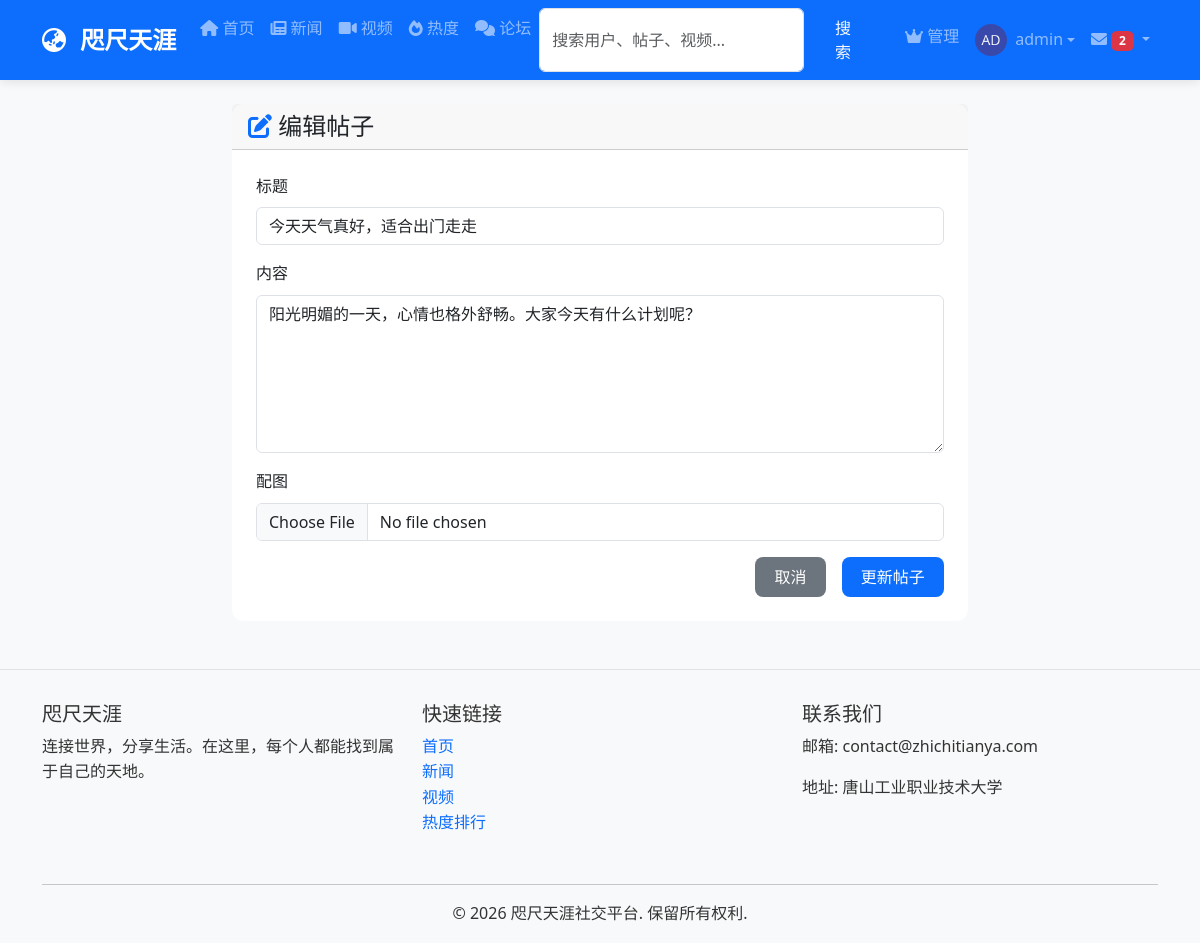
The app's page /edit_post/1 (signed in) with its own data.
### python_web_project/models/__init__.py (models this page shows, shortened)
class User(UserMixin, db.Model):
    __tablename__ = 'users'
    id = db.Column(db.Integer, primary_key=True)
    username = db.Column(db.String(80), unique=True, nullable=False)
    email = db.Column(db.String(120), unique=True, nullable=False)
    password_hash = db.Column(db.String(120), nullable=False)
    avatar = db.Column(db.String(200), default='default_avatar.png')
    bio = db.Column(db.Text, default='')
    location = db.Column(db.String(100))
    website = db.Column(db.String(200))
    is_active = db.Column(db.Boolean, default=True)  # 用户是否被封禁
    is_banned = db.Column(db.Boolean, default=False)  # 是否被完全封禁
    can_post = db.Column(db.Boolean, default=True)    # 是否可以发帖
    can_video = db.Column(db.Boolean, default=True)   # 是否可以发视频
    can_comment = db.Column(db.Boolean, default=True)  # 是否可以评论
    is_admin = db.Column(db.Boolean, default=False)   # 是否为管理员
    join_date = db.Column(FlexibleDateTime, default=datetime.now)
    last_seen = db.Column(FlexibleDateTime, default=datetime.now)
    posts = db.relationship('Post', backref='author',
                            lazy=True, foreign_keys='Post.author_id')
    videos = db.relationship('Video', backref='uploader',
                             lazy=True, foreign_keys='Video.uploader_id')
    comments = db.relationship(
        'Comment', lazy=True, foreign_keys='Comment.author_id')
    sent_messages = db.relationship(
        'Message', backref='sender', lazy=True, foreign_keys='Message.sender_id')
    received_messages = db.relationship(
        'Message', backref='recipient', lazy=True, foreign_keys='Message.recipient_id')
    followers = db.relationship(
        'User', secondary='follows',
        primaryjoin='(Follows.followed_id == User.id)',  # 被关注的人
        secondaryjoin='(Follows.follower_id == User.id)',  # 关注者
        backref=db.backref('followed', lazy='dynamic'),
        lazy='dynamic'
    )
    post_likes = db.relationship('PostLike', backref='user', lazy=True)
    video_likes = db.relationship('VideoLike', backref='user', lazy=True)
    def unread_messages_count(self):
        return Message.query.filter_by(
            recipient_id=self.id,
            is_read=False
        ).count()

class Post(db.Model):
    __tablename__ = 'posts'
    id = db.Column(db.Integer, primary_key=True)
    title = db.Column(db.String(200), nullable=False)
    content = db.Column(db.Text, nullable=False)
    image_url = db.Column(db.String(200))  # 帖子配图
    video_url = db.Column(db.String(200))  # 帖子视频
    timestamp = db.Column(FlexibleDateTime, index=True,
                          default=datetime.now)
    updated_at = db.Column(FlexibleDateTime, default=datetime.now)  # 最后更新时间
    author_id = db.Column(db.Integer, db.ForeignKey('users.id'))
    likes_count = db.Column(db.Integer, default=0)
    comments_count = db.Column(db.Integer, default=0)
    post_comments = db.relationship(
        'Comment', lazy=True, foreign_keys='Comment.post_id')
    likes = db.relationship('PostLike', backref='post', lazy=True)

### python_web_project/app.py (the view, shortened to what this page needs)
@app.route('/edit_post/<int:post_id>', methods=['GET', 'POST'])
@login_required
def edit_post(post_id):
    post = Post.query.get_or_404(post_id)
    if post.author != current_user and not current_user.is_admin:
        flash('您没有权限编辑此帖子', 'danger')
        return redirect(url_for('post_detail', post_id=post_id))
    form = PostForm(obj=post)
    return render_template('edit_post.html', form=form, post=post)

### python_web_project/forms/__init__.py
class PostForm(FlaskForm):
    title = StringField('标题', validators=[DataRequired(), Length(1, 200)])
    content = TextAreaField('内容', validators=[DataRequired()])
    image = FileField('配图', validators=[FileAllowed(
        ['jpg', 'png', 'jpeg'], '只支持图片文件!')])
    video = FileField('视频', validators=[FileAllowed(
        ['mp4', 'avi', 'mov', 'wmv', 'mkv', 'webm'], '只支持视频文件!')])
    submit = SubmitField('发布动态')

### python_web_project/app.py (called while the page is built)
@login_manager.user_loader
def load_user(user_id):
    return User.query.get(int(user_id))

@app.before_request
def check_user_permissions():
    if current_user.is_authenticated:
        if current_user.is_banned:
            from flask_login import logout_user
            logout_user()
            flash('您的账户已被封禁，请联系管理员解封。', 'danger')
            return redirect(url_for('login'))
        request_path = request.path
        if not current_user.can_post and request_path in ['/create_post', '/edit_post']:
            flash('您的发帖功能已被封禁，请联系管理员解封。', 'danger')
            return redirect(url_for('index'))
        if not current_user.can_video and request_path in ['/upload_video', '/edit_video']:
            flash('您的视频上传功能已被封禁，请联系管理员解封。', 'danger')
            return redirect(url_for('index'))
        if not current_user.can_comment and 'add_comment' in request_path:
            flash('您的评论功能已被封禁，请联系管理员解封。', 'danger')
            return redirect(request.referrer or url_for('index'))

@app.template_global()
def get_avatar_url(avatar_filename):
    if not avatar_filename:
        return "/static/uploads/avatars/default_avatar.png"
    avatar_filename = avatar_filename.replace('/static/uploads/avatars/', '').replace(
        'static/uploads/avatars/', '').replace('uploads/avatars/', '')
    return f"/static/uploads/avatars/{avatar_filename}"

@app.context_processor
def inject_news_utils():
    def get_last_news_update():
        """获取最新新闻的更新时间"""
        latest_news = News.query.order_by(News.timestamp.desc()).first()
        if latest_news:
            return latest_news.timestamp.strftime('%Y-%m-%d %H:%M')
        return None
    return dict(get_last_news_update=get_last_news_update)

### python_web_project/models/__init__.py (called while the page is built, shortened)
    def process_result_value(self, value, dialect):
        if value is None or value == '':
            return datetime.now()  # 使用本地时间
        return value

### python_web_project/templates/edit_post.html (shortened to what this page needs)
{% extends "base.html" %} {% block title %}编辑帖子 - 咫尺天涯{% endblock %} {%
block content %}
<div class="container mt-4">
  <div class="row justify-content-center">
    <div class="col-md-8">
      <div class="card">
        <div class="card-header">
          <h4 class="mb-0">
            <i class="fas fa-edit text-primary"></i> 编辑帖子
          </h4>
        </div>
        <div class="card-body">
          <form method="POST" enctype="multipart/form-data">
            <div class="mb-3">
              {{ form.title.label(class="form-label") }} {{
              form.title(class="form-control" + (" is-invalid" if
              form.title.errors else "")) }}
            </div>
            <div class="mb-3">
              {{ form.content.label(class="form-label") }} {{
              form.content(class="form-control", rows="6",
              placeholder="分享您的想法...") }}
            </div>
            <div class="mb-3">
              {{ form.image.label(class="form-label") }} {{
              form.image(class="form-control") }}
            </div>
            <div class="d-grid gap-2 d-md-flex justify-content-md-end">
              <a
                href="{{ url_for('profile', username=current_user.username) }}"
                class="btn btn-secondary me-md-2"
                >取消</a
              >
              <button type="submit" class="btn btn-primary">更新帖子</button>
            </div>
          </form>
        </div>
      </div>
    </div>
  </div>
</div>
{% endblock %}

### python_web_project/templates/base.html (shortened to what this page needs)
<!DOCTYPE html>
<html lang="zh-CN">
  <head>
    <link
      href="{{ url_for('static', filename='css/bootstrap.min.css') }}"
      rel="stylesheet"
    />
    <link
      rel="stylesheet"
      href="{{ url_for('static', filename='css/style.css') }}"
    />
    <link
      rel="stylesheet"
      href="https://cdnjs.cloudflare.com/ajax/libs/font-awesome/6.0.0/css/all.min.css"
    />
  </head>
  <body>
    <nav class="navbar navbar-expand-lg navbar-dark bg-primary sticky-top">
      <div class="container">
        <a class="navbar-brand" href="{{ url_for('index') }}">
          <i class="fas fa-globe-asia me-2"></i> 咫尺天涯
        </a>
        <div class="collapse navbar-collapse" id="navbarNav">
          <ul class="navbar-nav me-auto">
            <li class="nav-item">
              <a class="nav-link" href="{{ url_for('index') }}"
                ><i class="fas fa-home"></i> 首页</a
              >
            </li>
            <li class="nav-item">
              <a class="nav-link" href="{{ url_for('news') }}"
                ><i class="fas fa-newspaper"></i> 新闻</a
              >
            </li>
            <li class="nav-item">
              <a class="nav-link" href="{{ url_for('videos') }}"
                ><i class="fas fa-video"></i> 视频</a
              >
            </li>
            <li class="nav-item">
              <a class="nav-link" href="{{ url_for('trending') }}"
                ><i class="fas fa-fire"></i> 热度</a
              >
            </li>
            <li class="nav-item">
              <a class="nav-link" href="{{ url_for('forum') }}"
                ><i class="fas fa-comments"></i> 论坛</a
              >
            </li>
            <li class="nav-item">
              <form
                class="d-flex"
                action="{{ url_for('search') }}"
                method="get"
              >
                <input
                  class="form-control me-2"
                  type="search"
                  name="q"
                  placeholder="搜索用户、帖子、视频..."
                  aria-label="Search"
                />
                <button class="btn btn-outline-light" type="submit">
                  搜索
                </button>
              </form>
            </li>
          </ul>
          <ul class="navbar-nav ms-auto">
            {% if current_user.is_authenticated %} {% if current_user.is_admin
            %}
            <li class="nav-item">
              <a class="nav-link" href="{{ url_for('admin') }}"
                ><i class="fas fa-crown"></i> 管理</a
              >
            </li>
            {% endif %}
            <li class="nav-item dropdown">
              <a
                class="nav-link dropdown-toggle d-flex align-items-center"
                href="#"
                id="navbarDropdown"
                role="button"
                data-bs-toggle="dropdown"
              >
                <img
                  src="{{ get_avatar_url(current_user.avatar) }}"
                  class="user-avatar-sm me-2"
                  alt="头像"
                />
                {{ current_user.username }}
              </a>
            </li>
            {% endif %}
          </ul>
          {% if current_user.is_authenticated %}
          <ul class="navbar-nav">
            <li class="nav-item dropdown">
              <a
                class="nav-link dropdown-toggle"
                href="#"
                id="messagesDropdown"
                role="button"
                data-bs-toggle="dropdown"
                aria-expanded="false"
              >
                <i class="fas fa-envelope"></i>
                {% if current_user.unread_messages_count() > 0 %}
                <span class="badge bg-danger"
                  >{{ current_user.unread_messages_count() }}</span
                >
                {% endif %}
              </a>
                {% set unread_messages = [] %} {% for msg in
                current_user.received_messages %} {% if not msg.is_read %} {% if
                unread_messages|length < 5 %} {% set _ =
                unread_messages.append(msg) %} {% endif %} {% endif %} {% endfor
                %}
            </li>
          </ul>
          {% endif %}
        </div>
      </div>
    </nav>
    <main>{% block content %}{% endblock %}</main>
    <footer class="footer mt-5 py-4 bg-light">
      <div class="container">
        <div class="row">
          <div class="col-md-4 mb-3">
            <h5>咫尺天涯</h5>
            <p>连接世界，分享生活。在这里，每个人都能找到属于自己的天地。</p>
          </div>
          <div class="col-md-4 mb-3">
            <h5>快速链接</h5>
            <ul class="list-unstyled">
              <li>
                <a href="{{ url_for('index') }}" class="text-decoration-none"
                  >首页</a
                >
              </li>
              <li>
                <a href="{{ url_for('news') }}" class="text-decoration-none"
                  >新闻</a
                >
              </li>
              <li>
                <a href="{{ url_for('videos') }}" class="text-decoration-none"
                  >视频</a
                >
              </li>
              <li>
                <a href="{{ url_for('trending') }}" class="text-decoration-none"
                  >热度排行</a
                >
              </li>
            </ul>
          </div>
          <div class="col-md-4 mb-3">
            <h5>联系我们</h5>
            <p>邮箱: contact@zhichitianya.com</p>
            <p>地址: 唐山工业职业技术大学</p>
          </div>
        </div>
        <hr />
        <div class="text-center">
          <p class="mb-0">&copy; 2026 咫尺天涯社交平台. 保留所有权利.</p>
        </div>
      </div>
    </footer>
  </body>
</html>

### python_web_project/static/css/style.css (style rules this page uses)
:root { --primary-color: #0d6efd; --secondary-color: #6c757d; --success-color: #198754; --info-color: #0dcaf0; --warning-color: #ffc107; --danger-color: #dc3545; --light-color: #f8f9fa; --dark-color: #212529; }
body { font-family: 'Segoe UI', Tahoma, Geneva, Verdana, sans-serif; background-color: #f8f9fa; color: #333; line-height: 1.6; padding-top: 0; margin: 0; }
.navbar { box-shadow: 0 2px 10px rgba(0,0,0,.1); z-index: 1000; }
.navbar-brand { font-weight: 700; font-size: 1.5rem; }
.card { border: none; border-radius: 12px; transition: transform 0.3s ease, box-shadow 0.3s ease; background-color: #ffffff; }
.card-body { padding: 1.5rem; }
.btn { border-radius: 8px; padding: 0.5rem 1.2rem; font-weight: 500; transition: all 0.3s ease; border: none; }
.btn-primary { background-color: #0d6efd; border-color: #0d6efd; }
.footer { background-color: #f8f9fa !important; border-top: 1px solid #dee2e6; margin-top: 3rem; padding-top: 2rem !important; padding-bottom: 1rem !important; }
.user-avatar-sm { width: 32px; height: 32px; border-radius: 50%; object-fit: cover; }

### python_web_project/templates/base.html (style rules this page uses)
.user-avatar-sm { width: 32px; height: 32px; border-radius: 50%; object-fit: cover; }

### records on screen
User: avatar (picture), username "admin"
Post: title "今天天气真好，适合出门走走", content "阳光明媚的一天，心情也格外舒畅。大家今天有什么计划呢？"

### other values on screen
{{ current_user.unread_messages_count() }} "2"
